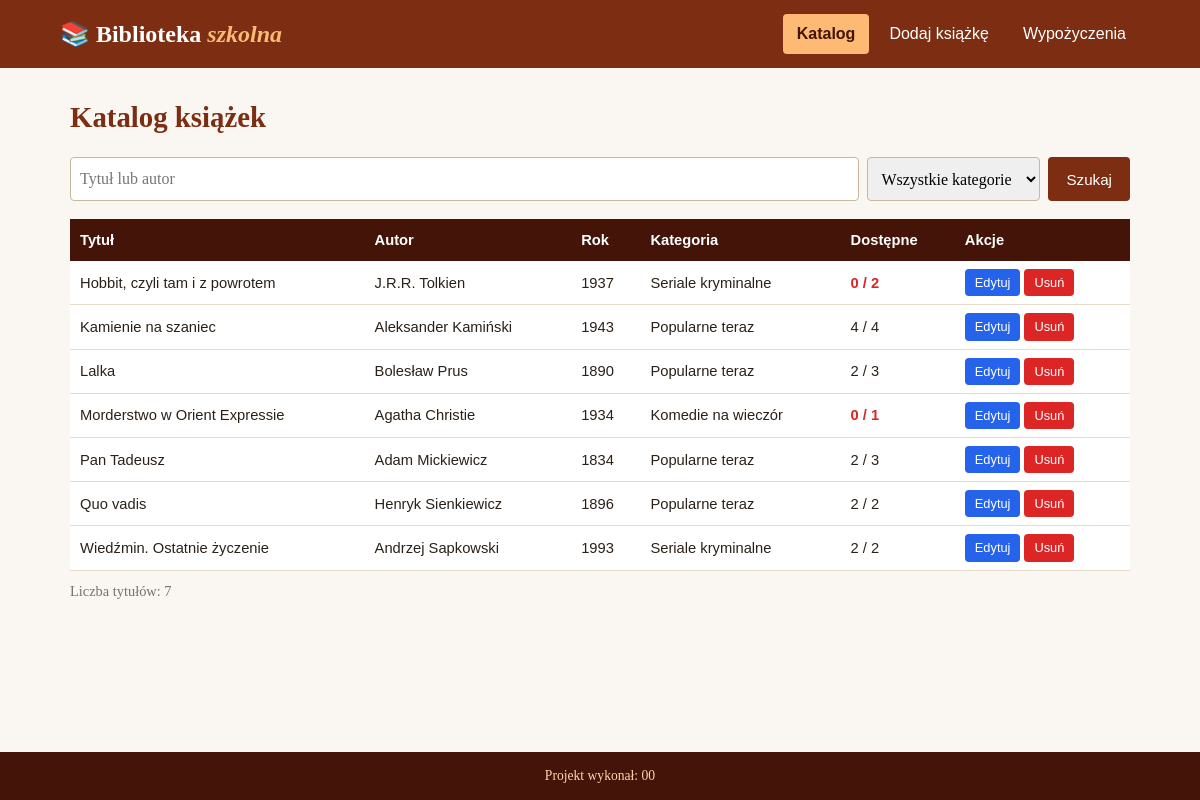
/biblioteka/rozwiazanie/index.php, run on the app's committed database.
### tables this page shows
CREATE TABLE `ksiazki` (
  `id` INT NOT NULL AUTO_INCREMENT,
  `tytul` VARCHAR(80) NOT NULL,
  `autor` VARCHAR(50) NOT NULL,
  `rok_wydania` INT NOT NULL,
  `isbn` CHAR(13) NOT NULL,
  `egzemplarze` INT NOT NULL,
  `kategorie_id` INT NOT NULL,
  PRIMARY KEY (`id`),
  KEY `kategorie_id` (`kategorie_id`),
  CONSTRAINT `ksiazki_ibfk_1` FOREIGN KEY (`kategorie_id`) REFERENCES `kategorie` (`id`)
);

CREATE TABLE `kategorie` (
  `id` INT NOT NULL AUTO_INCREMENT,
  `nazwa` VARCHAR(40) NOT NULL,
  PRIMARY KEY (`id`)
);

### biblioteka/rozwiazanie/index.php (the view, shortened to what this page needs)
<?php
require_once 'polaczenie.php';
$szukaj = '';
?>
<!DOCTYPE html>
<html lang="pl">
<head>
    <link rel="stylesheet" href="styl.css">
</head>
<body>
<?php include 'menu.php'; ?>
    <main class="tresc">
        <h1>Katalog książek</h1>
        <form class="wyszukiwarka" action="index.php" method="get">
            <input type="search" name="szukaj" placeholder="Tytuł lub autor" value="<?php echo htmlspecialchars($szukaj); ?>">
            <select name="kategoria">
                <option value="0">Wszystkie kategorie</option>
            </select>
            <button type="submit">Szukaj</button>
        </form>
        <table class="katalog">
            <thead>
                <tr><th>Tytuł</th><th>Autor</th><th>Rok</th><th>Kategoria</th><th>Dostępne</th><th>Akcje</th></tr>
            </thead>
            <tbody>
<?php
$fraza = mysqli_real_escape_string($polaczenie, $szukaj);
$warunek = "WHERE (tytul LIKE '%$fraza%' OR autor LIKE '%$fraza%')";
$zapytanie = "SELECT ksiazki.id, tytul, autor, rok_wydania, nazwa, egzemplarze - COUNT(wypozyczenia.id) AS dostepne, egzemplarze FROM ksiazki JOIN kategorie ON ksiazki.kategorie_id = kategorie.id LEFT JOIN wypozyczenia ON wypozyczenia.ksiazki_id = ksiazki.id AND wypozyczenia.data_zwrotu IS NULL $warunek GROUP BY ksiazki.id ORDER BY tytul;";
$wynik = mysqli_query($polaczenie, $zapytanie);
$liczba = mysqli_num_rows($wynik);
while ($k = mysqli_fetch_row($wynik)) {
    $tytul = htmlspecialchars($k[1]);
    $autor = htmlspecialchars($k[2]);
    $klasa = '';
    if ($k[5] == 0) {
        $klasa = " class='brak'";
    }
    echo "<tr><td>$tytul</td><td>$autor</td><td>$k[3]</td><td>$k[4]</td><td$klasa>$k[5] / $k[6]</td>";
    echo "<td class='akcje'><a href='edytuj.php?id=$k[0]' class='przycisk edytuj'>Edytuj</a><a href='usun.php?id=$k[0]' class='przycisk usun'>Usuń</a></td></tr>";
}
?>
            </tbody>
        </table>
        <p class="podsumowanie">Liczba tytułów: <?php echo $liczba; ?></p>
    </main>
    <footer class="stopka">Projekt wykonał: 00</footer>
</body>
</html>

### biblioteka/rozwiazanie/styl.css (style rules this page uses)
* { margin: 0; padding: 0; box-sizing: border-box; }
body { display: flex; flex-direction: column; min-height: 100vh; background-color: #FAF7F2; color: #2B2118; font-family: Georgia, "Times New Roman", serif; line-height: 1.5; }
h1 { margin-bottom: 18px; color: #7C2D12; font-size: 1.8rem; }
.tresc { flex: 1; width: 100%; max-width: 1100px; margin: 0 auto; padding: 28px 20px; }
.wyszukiwarka { display: flex; gap: 8px; margin-bottom: 18px; }
.wyszukiwarka input { flex: 1; }
.wyszukiwarka select { width: auto; }
input, select { width: 100%; padding: 9px; border: 1px solid #C8B8A0; border-radius: 4px; font: inherit; }
button, .przycisk { display: inline-block; padding: 9px 18px; background-color: #7C2D12; color: white; border: none; border-radius: 4px; font-family: Arial, sans-serif; font-size: 0.95rem; text-decoration: none; cursor: pointer; }
.przycisk.edytuj { background-color: #2563EB; }
.usun, .przycisk.usun { background-color: #DC2626; }
button.maly, .akcje .przycisk { padding: 4px 10px; font-size: 0.8rem; }
table { width: 100%; border-collapse: collapse; background-color: white; font-family: Arial, sans-serif; font-size: 0.92rem; }
th { padding: 10px; background-color: #431407; color: white; text-align: left; }
td { padding: 8px 10px; border-bottom: 1px solid #E7DCCB; }
.akcje { white-space: nowrap; }
.akcje .przycisk { margin-right: 4px; }
.brak { color: #DC2626; font-weight: bold; }
.podsumowanie, .legenda { margin-top: 10px; color: #78716C; font-size: 0.9rem; }
.stopka { padding: 14px; background-color: #431407; color: #FED7AA; text-align: center; font-size: 0.85rem; }

### data on the page
ksiazki: tytul "Hobbit, czyli tam i z powrotem", autor "J.R.R. Tolkien", rok_wydania "1937", kategorie.nazwa "Seriale kryminalne", k "0", egzemplarze "2"
ksiazki: tytul "Kamienie na szaniec", autor "Aleksander Kamiński", rok_wydania "1943", kategorie.nazwa "Popularne teraz", k "4", egzemplarze "4"
ksiazki: tytul "Lalka", autor "Bolesław Prus", rok_wydania "1890", kategorie.nazwa "Popularne teraz", k "2", egzemplarze "3"
ksiazki: tytul "Morderstwo w Orient Expressie", autor "Agatha Christie", rok_wydania "1934", kategorie.nazwa "Komedie na wieczór", k "0", egzemplarze "1"
ksiazki: tytul "Pan Tadeusz", autor "Adam Mickiewicz", rok_wydania "1834", kategorie.nazwa "Popularne teraz", k "2", egzemplarze "3"
ksiazki: tytul "Quo vadis", autor "Henryk Sienkiewicz", rok_wydania "1896", kategorie.nazwa "Popularne teraz", k "2", egzemplarze "2"
ksiazki: tytul "Wiedźmin. Ostatnie życzenie", autor "Andrzej Sapkowski", rok_wydania "1993", kategorie.nazwa "Seriale kryminalne", k "2", egzemplarze "2"

### other printed values
$liczba "7"
